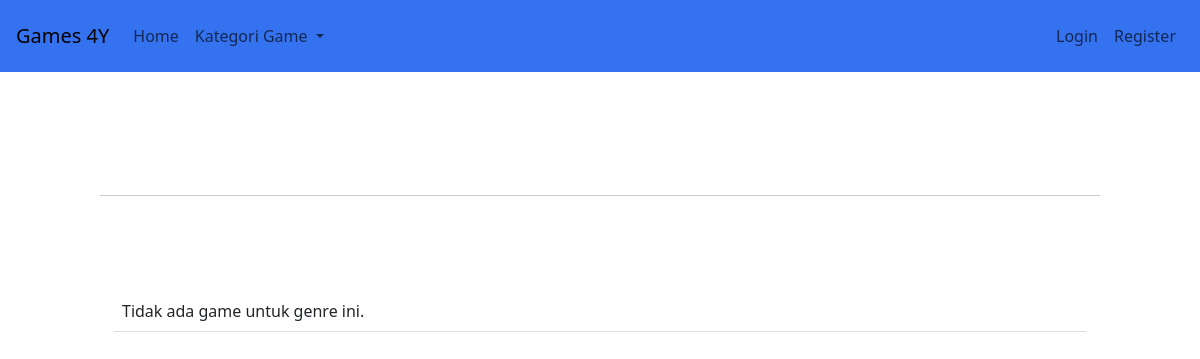
/ui/game.php, run on an earlier commit of the app's database.
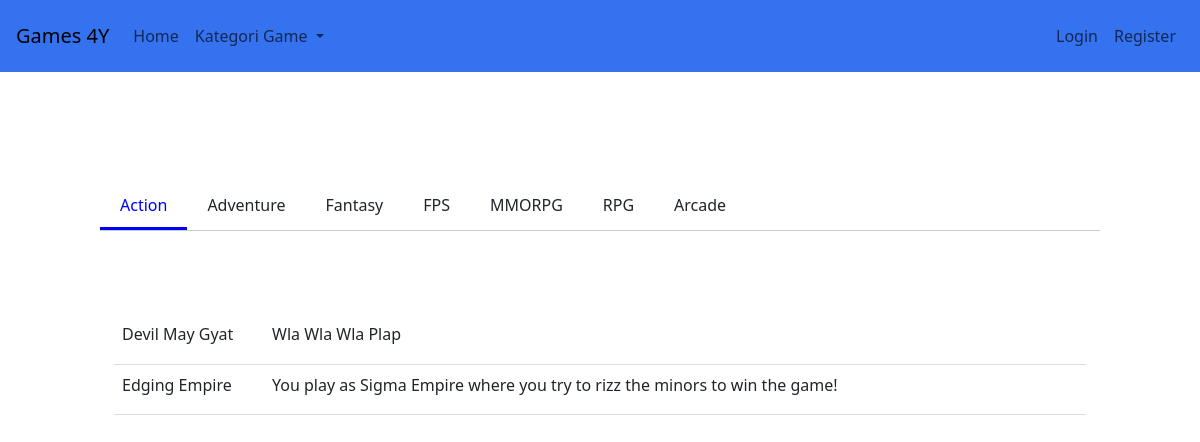
And on a later commit of the database.
### tables this page shows
CREATE TABLE `genre` (
  `genreID` int(11) NOT NULL,
  `nama` varchar(255) NOT NULL
);

CREATE TABLE `game` (
  `gameID` int(11) NOT NULL,
  `genreID` int(11) DEFAULT NULL,
  `platformID` int(11) DEFAULT NULL,
  `nama` varchar(255) NOT NULL,
  `deskripsi` varchar(1000) DEFAULT NULL
);

### db/auth.php (called while the page is built, shortened)
<?php
$userID = isset($_SESSION['userID']) ? $_SESSION['userID'] : null;
if ($userID) {
    $sql = "
        SELECT a.username, a.email , a.akses
        FROM akun a
        WHERE a.id = ?";
    $stmt = $conn->prepare($sql);
    $stmt->bind_param('i', $userID);
    $stmt->execute();
    $result = $stmt->get_result();
    $user_query = $result->fetch_assoc();
    $nama = isset($user_query['username']) ? $user_query['username'] : '';
    $email = isset($user_query['email']) ? $user_query['email'] : '';
    $akses = isset($user_query['akses']) ? $user_query['akses'] : '';
} else {
    $user = null;
}
$logon = $user ? 1 : 0;
?>

### ui/game.php (the view, shortened to what this page needs)
<?php
include '../db/koneksi.php';
$platform = isset($_GET['platform']) ? $_GET['platform'] : 'pc';
$selected_genre = isset($_GET['genre']) ? $_GET['genre'] : 'action';
$query_platform = $conn->prepare("SELECT id FROM platform WHERE nama = ?");
$query_platform->bind_param('s', $platform);
$query_platform->execute();
$result_platform = $query_platform->get_result();
if ($result_platform->num_rows > 0) {
    $platform_data = $result_platform->fetch_assoc();
    $platformID = $platform_data['id'];
} else {
    $platformID = 1;
}
$query_genre = "SELECT * FROM genre";
$result_genre = mysqli_query($conn, $query_genre);
$query_game = "SELECT game.gameID , game.nama as game_name, game.deskripsi, genre.nama as genre_name
               FROM game
               JOIN genre ON game.genreID = genre.genreID
               WHERE game.platformID = ? AND genre.nama = ?";
$stmt_game = $conn->prepare($query_game);
$stmt_game->bind_param('is', $platformID, $selected_genre);
$stmt_game->execute();
$result_game = $stmt_game->get_result();
?>
<!DOCTYPE html>
<html>
<head>
    <link rel="stylesheet" href="../css/game.css">
</head>
<body>
    <?php
    include 'navbar.php';
    ?>
    <div class="genre-container">
        <div class="genre-box">
            <?php while($row_genre = mysqli_fetch_assoc($result_genre)) { ?>
                <div class="genre-item <?php echo ($row_genre['nama'] == $selected_genre) ? 'active' : ''; ?>" data-genre="<?php echo $row_genre['nama']; ?>">
                    <?php echo $row_genre['nama']; ?>
                </div>
            <?php } ?>
        </div>
    </div>
    <div class="block top-1">
        <div class="block w-full">
            <div class="game-list">
                <div class="table">
                    <?php if ($result_game->num_rows > 0) { ?>
                        <?php while($row_game = mysqli_fetch_assoc($result_game)) { ?>
                            <div class="table-row" onclick="window.location.href='detail.php?gameID=<?php echo $row_game['gameID']; ?>'">
                                <div class="table-cell game-name table-click"><?php echo $row_game['game_name']; ?></div>
                                <div class="table-cell table-click"><?php echo $row_game['deskripsi']; ?></div>
                            </div>
                        <?php } ?>
                    <?php } else { ?>
                        <div class="table-row">
                            <div class="table-cell" colspan="2">Tidak ada game untuk genre ini.</div>
                        </div>
                    <?php } ?>
                </div>
            </div>
        </div>
    </div>
</body>
</html>

### ui/navbar.php (shortened to what this page needs)
<?php
include '../db/auth.php';
?>
<head>
  <link href="https://cdn.jsdelivr.net/npm/bootstrap@5.3.3/dist/css/bootstrap.min.css" rel="stylesheet">
</head>
<nav class="navbar navbar-expand-md p-3 bg fixed-top">
  <a class="navbar-brand" href="index.php">Games 4Y</a>
  <div class="collapse navbar-collapse" id="navbarsExampleDefault">
    <ul class="navbar-nav mr-auto">
      <li class="nav-item active">
        <a class="nav-link" href="index.php">Home <span class="sr-only"></span></a>
      </li>
      <li class="nav-item dropdown">
        <a class="nav-link dropdown-toggle" href="#" id="kategoriGameDropdown" role="button" data-bs-toggle="dropdown" aria-expanded="false">
          Kategori Game
        </a>
    </div>
      <ul class="navbar-nav ms-auto">
          <?php if($logon === 0): ?>
          <li class="nav-item">
              <a class="nav-link" href="login.html">Login</a>
          </li>
          <li class="nav-item">
              <a class="nav-link" href="register.html">Register</a>
          </li>
          <?php endif;?>
        </ul>
</nav>

### css/game.css (style rules this page uses)
html, body { overflow-x: hidden; }
body { min-height: 100vh; display: grid; }
.bg { background-color: #3572EF; }
.genre-container { place-self: center; width: 90%; max-width: 1000px; overflow-x: auto; white-space: nowrap; border-bottom: 1px solid #ccc; margin-bottom: 20px; }
.genre-box { display: flex; }
.genre-item { flex: 0 0 auto; padding: 10px 20px; cursor: pointer; transition: background-color 0.3s, color 0.3s; display: inline-block; }
.genre-item.active { color: blue; border-bottom: 3px solid blue; }
.block { display: block; width: 90%; margin: auto; padding: 0; }
.table { display: table; border-collapse: collapse; }
.w-full { width: 90%; }
.top-1 { margin-top: -10%; }
.table-row { display: table-row; border-bottom: 1px solid #ddd; }
.table-cell { display: table-cell; padding: 8px; vertical-align: top; }
.table-click { cursor: pointer; }
.game-name { width: 150px; height: 50px; }

What changed in the data, as far as the page shows it:
added genre: nama "Action"
added genre: nama "Adventure"
added genre: nama "Fantasy"
added genre: nama "FPS"
added genre: nama "MMORPG"
added genre: nama "RPG"
added genre: nama "Arcade"
added game: nama "Devil May Gyat", deskripsi "Wla Wla Wla Plap"
added game: nama "Edging Empire", deskripsi "You play as Sigma Empire where you try to rizz the minors to win the game!"
Also different on the page:
text no longer shown: "Tidak ada game untuk genre ini."
